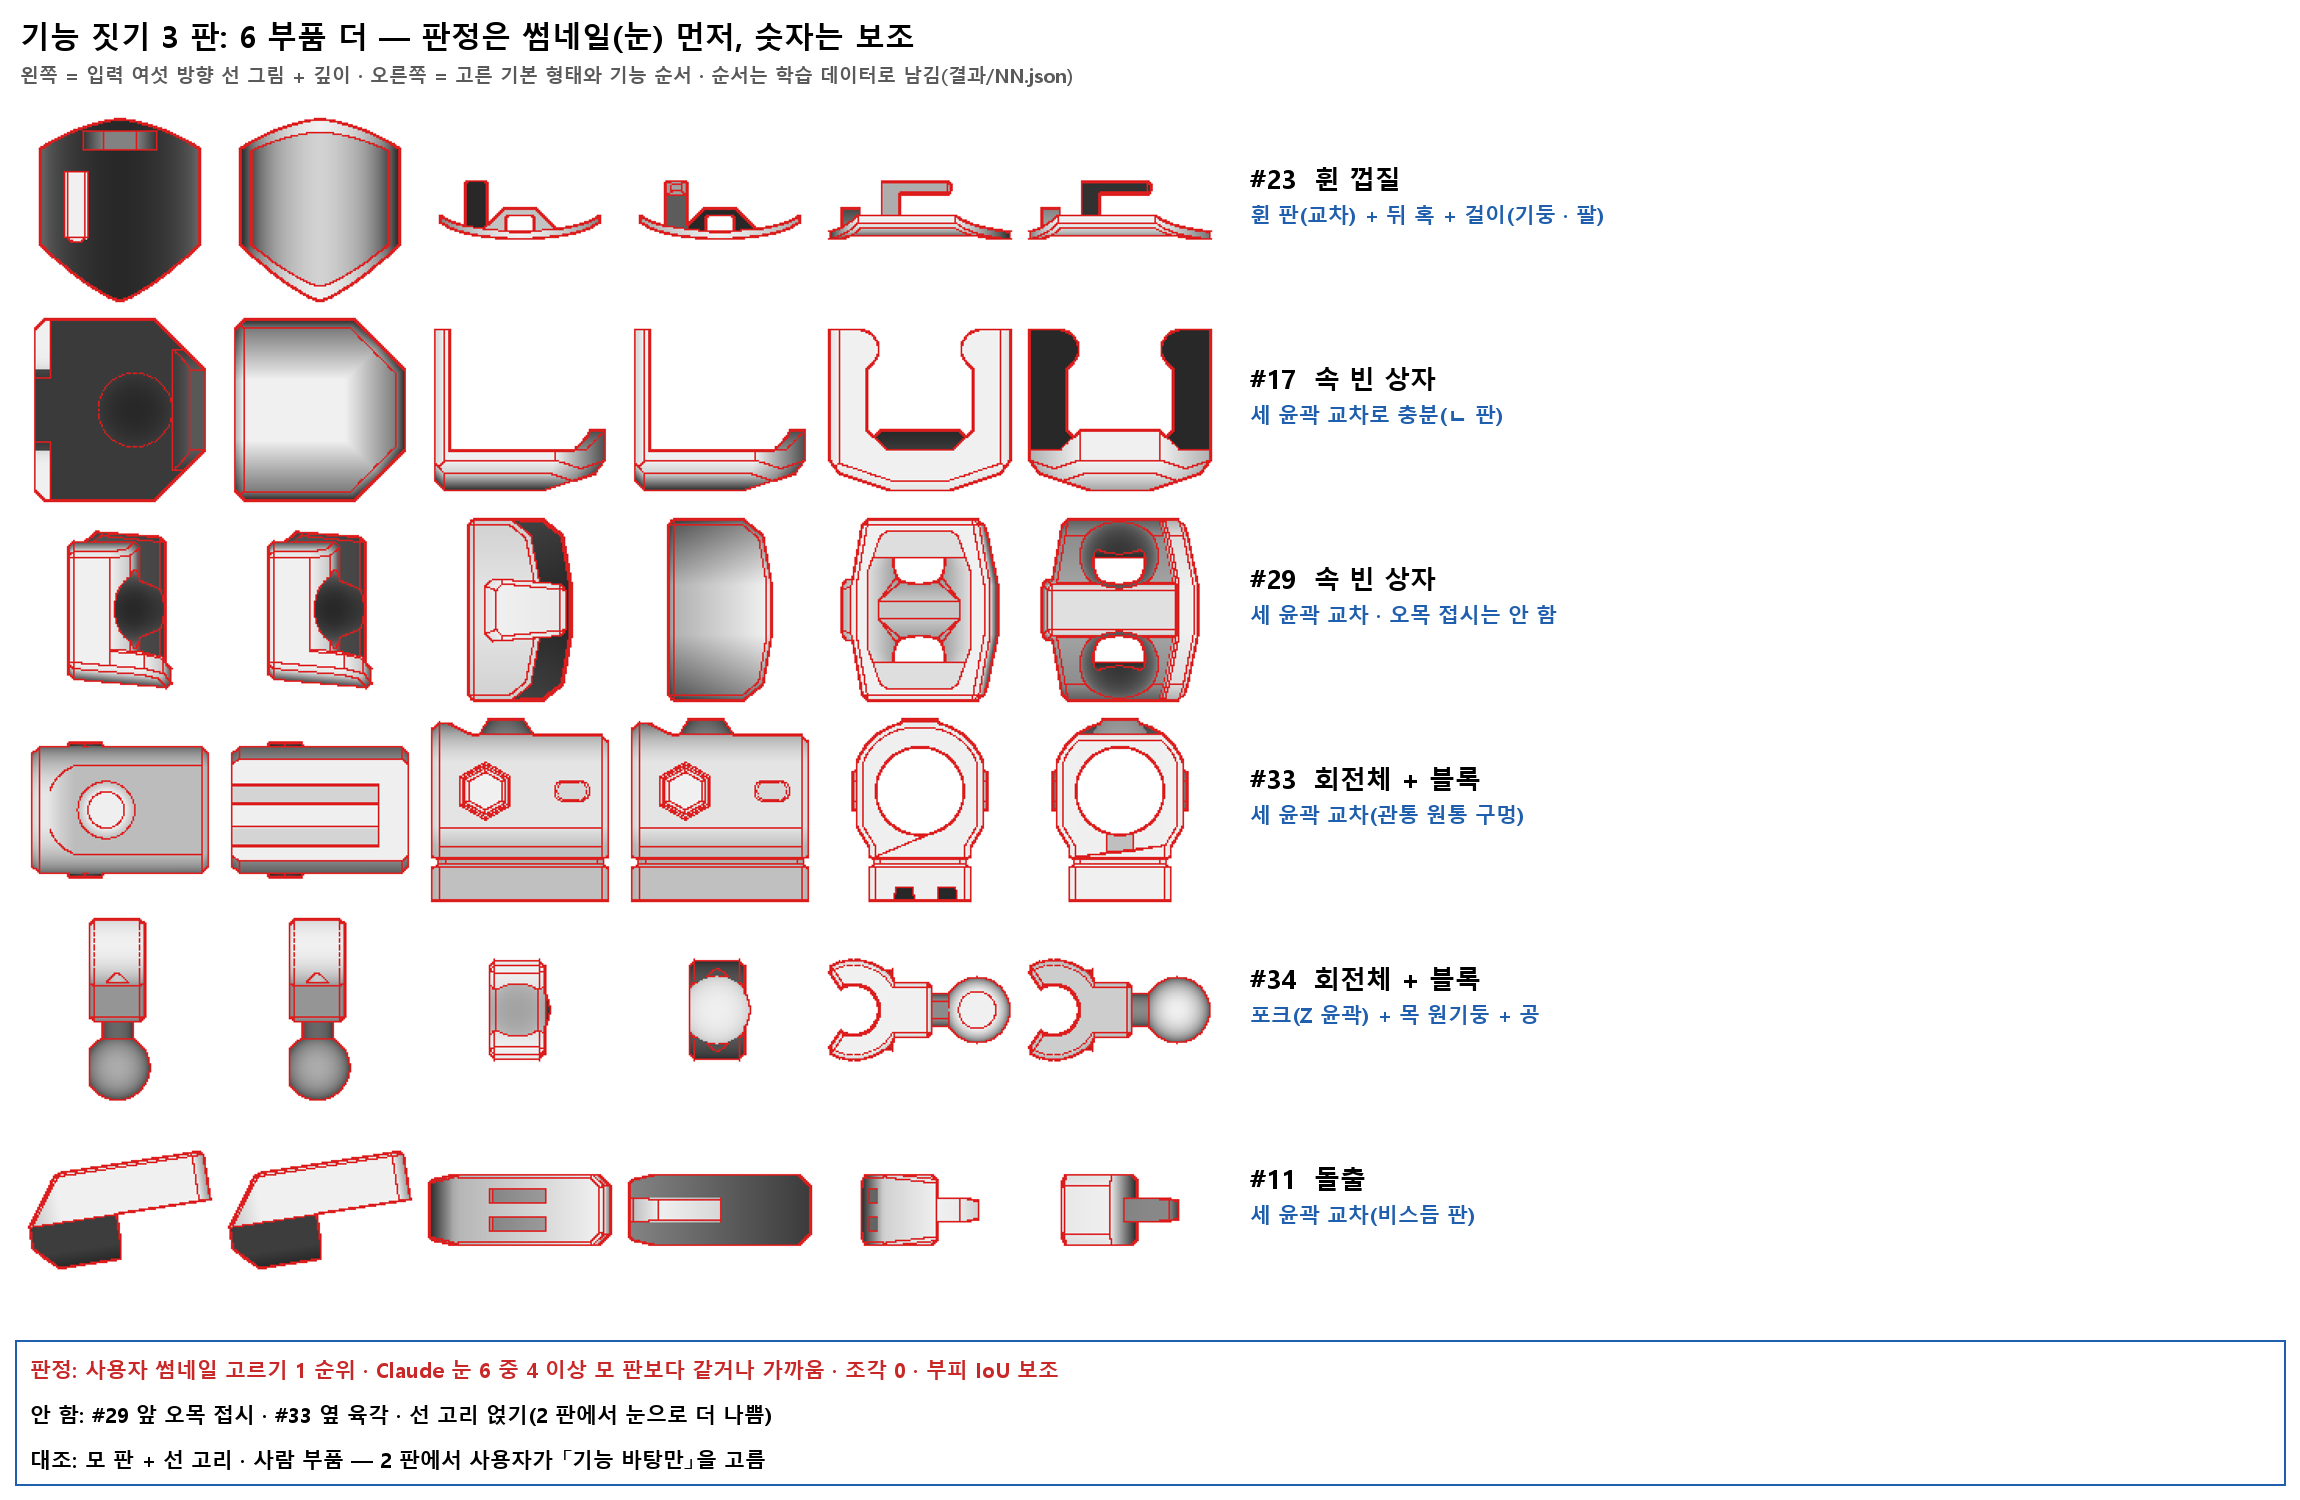

This figure's Python source:
# 기능0 3 판 흐름도 — 6 부품 · 판정은 눈(썸네일) 먼저 · 입력 선 그림 + 기능 순서 · 10-11
import os
from PIL import Image, ImageDraw, ImageFont
H = os.path.dirname(os.path.abspath(__file__)); F = lambda n: ImageFont.truetype("C:/Windows/Fonts/malgunbd.ttf", n)
줄 = [(23, "휜 껍질", "휜 판(교차) + 뒤 혹 + 걸이(기둥 · 팔)", .0), (17, "속 빈 상자", "세 윤곽 교차로 충분(ㄴ 판)", .0),
      (29, "속 빈 상자", "세 윤곽 교차 · 오목 접시는 안 함", .0), (33, "회전체 + 블록", "세 윤곽 교차(관통 원통 구멍)", .0),
      (34, "회전체 + 블록", "포크(Z 윤곽) + 목 원기둥 + 공", .0), (11, "돌출", "세 윤곽 교차(비스듬 판)", .0)]
a = Image.open(os.path.join(H, "입력_3판.png")); a = a.resize((1200, 1200)); h = 200
im = Image.new("RGB", (2300, 130 + 6 * h + 170), "white"); d = ImageDraw.Draw(im)
d.text((20, 15), "기능 짓기 3 판: 6 부품 더 — 판정은 썸네일(눈) 먼저, 숫자는 보조", font=F(30), fill="black")
d.text((20, 62), "왼쪽 = 입력 여섯 방향 선 그림 + 깊이 · 오른쪽 = 고른 기본 형태와 기능 순서 · 순서는 학습 데이터로 남김(결과/NN.json)", font=F(19), fill=(90, 90, 90))
im.paste(a, (20, 110))
for q, (i, 형, 순, 모) in enumerate(줄):
    y = 110 + q * h + 50; d.text((1250, y), "#%d  %s" % (i, 형), font=F(26), fill="black"); d.text((1250, y + 40), 순, font=F(21), fill=(31, 95, 173)); 
y = im.height - 160; d.rectangle((15, y, im.width - 15, im.height - 15), outline=(31, 95, 173), width=2)
for q, t in enumerate(["판정: 사용자 썸네일 고르기 1 순위 · Claude 눈 6 중 4 이상 모 판보다 같거나 가까움 · 조각 0 · 부피 IoU 보조",
                       "안 함: #29 앞 오목 접시 · #33 옆 육각 · 선 고리 얹기(2 판에서 눈으로 더 나쁨)",
                       "대조: 모 판 + 선 고리 · 사람 부품 — 2 판에서 사용자가 「기능 바탕만」을 고름"]):
    d.text((30, y + 15 + q * 45), t, font=F(21), fill=(200, 40, 40) if q == 0 else "black")
im.save(os.path.join(H, "흐름3.png")); print("ok")
